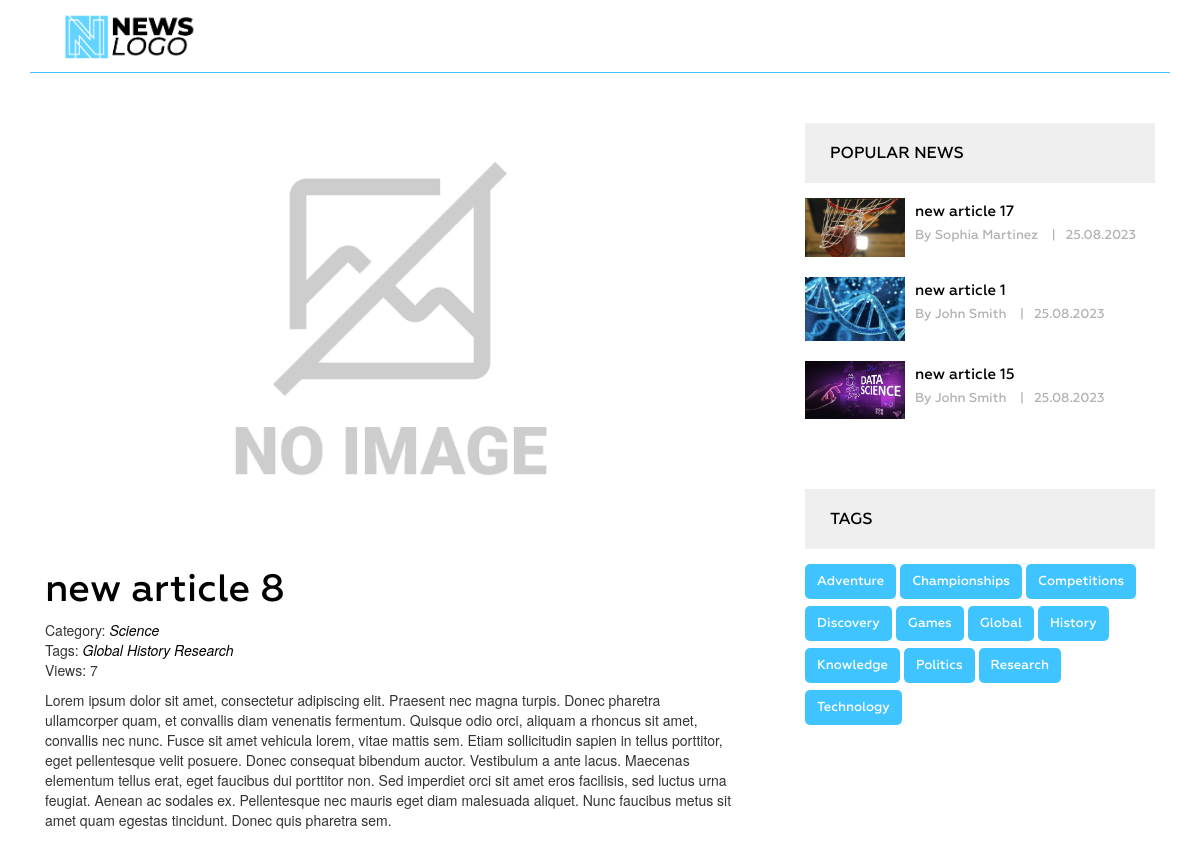
/post/new-article-8/, run on the app's committed database.
### news/models.py (models this page shows, shortened)
class Post(models.Model):
    title = models.CharField(max_length=255, verbose_name='Name')
    slug = models.SlugField(max_length=255, unique=True, verbose_name='Link')
    author = models.CharField(max_length=100, verbose_name='Author')
    content = models.TextField(blank=True, verbose_name='Content')
    created_at = models.DateTimeField(auto_now_add=True, verbose_name='Published')
    photo = models.ImageField(upload_to='photos/%Y/%m/%d/', blank=True, verbose_name='Photo')
    views = models.IntegerField(default=0, verbose_name='Number of views')
    category = models.ForeignKey(Category, on_delete=models.PROTECT, related_name='posts', verbose_name='Category')
    tags = models.ManyToManyField(Tag, blank=True, related_name='posts', verbose_name='Tag')
    is_published = models.BooleanField(default=True)
    def get_absolute_url(self):
        return reverse('post', kwargs={"slug": self.slug})
    class Meta:
        verbose_name = 'Article(s)'
        verbose_name_plural = 'Articles'
        ordering = ['-created_at']

class Category(models.Model):
    title = models.CharField(max_length=255)
    slug = models.SlugField(max_length=255, verbose_name='Category_url', unique=True)
    def __str__(self):
        return self.title
    def get_absolute_url(self):
        return reverse('category', kwargs={"slug": self.slug})
    class Meta:
        verbose_name = 'Category(s)'
        verbose_name_plural = 'Categories'
        ordering = ['title']

class Tag(models.Model):
    title = models.CharField(max_length=50)
    slug = models.SlugField(max_length=50, verbose_name='Slug_url', unique=True)
    def get_absolute_url(self):
        return reverse('tag', kwargs={"slug": self.slug})
    class Meta:
        verbose_name = 'Tag'
        verbose_name_plural = 'Tags'
        ordering = ['title']

### news/views.py (the view)
# urls.py: path('post/<str:slug>/', GetPost.as_view(), name='post'),
class GetPost(DetailView):
    model = Post
    template_name = 'news/single.html'
    context_object_name = 'post'
    def get_context_data(self, *, object_list=None, **kwargs):
        context = super().get_context_data(**kwargs)
        self.object.views = F('views') + 1
        self.object.save()
        self.object.refresh_from_db()
        comments = Comment.objects.filter(post=self.object, is_published=True).order_by('-created_at')
        paginator = Paginator(comments, 5)
        page_number = self.request.GET.get('page')
        page_obj = paginator.get_page(page_number)
        context['comments'] = page_obj
        return context

### news/templatetags/menu.py (called while the page is built)
@register.inclusion_tag('news/menu_tpl.html')
def show_menu(menu_class='menu'):
    categories = Category.objects.all()
    return {"categories": categories, "menu_class": menu_class}

### news/templatetags/sidebar.py (called while the page is built)
@register.inclusion_tag('news/popular_posts_tpl.html')
def get_popular(cnt=3):
    posts = Post.objects.order_by('-views')[:cnt]
    return {"posts": posts}

@register.inclusion_tag('news/tags_tpl.html')
def get_tags():
    tags = Tag.objects.all()
    return {"tags": tags}

### news/templates/news/single.html (shortened to what this page needs)
{% extends 'base.html' %}
{% load static %}
{% load sidebar %}
{% block content %}
<section class="single-blog-area">
    <div class="container">
        <div class="row">
            <div class="col-md-12">
                <div class="border-top">
                    <div class="col-md-8">
                        <div class="blog-area">
                            <div class="blog-area-part">
                                <div class="single-img">
                                    {% if post.photo %}
                                        <img src="{{ post.photo.url }}" alt="{{ post.title }}">
                                    {% else %}
                                        <img src="{% static 'img/no-image.jpeg'%}" alt="{{ post.title }}" width="300">
                                    {% endif %}
                                </div>
                                <h2>{{ post.title }}</h2>
                                <div class="single-content">
                                    <div class="single-info">
                                        <span>Category: <a href="{{ post.category.get_absolute_url }}">{{ post.category }}</a></span>
                                        <br>
                                        {% if post.tags.exists %}
                                        <span>
                                            Tags:
                                            {% for tag in post.tags.all %}
                                            <a href="{{ tag.get_absolute_url }}">{{ tag.title }}</a>
                                            {% endfor %}
                                        </span>
                                        <br>
                                        {% endif %}
                                        <span>Views: {{ post.views }}</span>
                                    </div>
                                    {{ post.content|safe }}
                                </div>
                            </div>
                        </div>
                    </div>
                    <div class="col-md-4">
                        {% get_popular 3 %}
                        {% get_tags %}
                    </div>
                </div>
            </div>
        </div>
    </div>
</section>
{% endblock %}

### news/templates/news/popular_posts_tpl.html
{% load static %}
<h2 class="sidebar-title">Popular news</h2>
<div class="grid pop-post">
    {% for post in posts %}
    <div class="portfolio-item popular">
        {% if post.photo %}
        <img src="{{ post.photo.url }}" alt="{{ post.title }}">
        {% else %}
        <img src="{% static 'img/no-image.jpeg'%}" alt="{{ post.title }}" height="201" width="300">
        {% endif %}
        <div class="portfolio-text">
            <h5><a href="{{ post.get_absolute_url }}">{{ post.title }}</a></h5>
            <p>By {{ post.author }} <span>|</span>{{ post.created_at|date:"d.m.Y" }}</p>
        </div>
    </div>
    {% endfor %}
</div>

### news/templates/news/tags_tpl.html
<div class="tags">
    <h2 class="sidebar-title main-tl">Tags</h2>
    {% for tag in tags %}
    <p><a href="{{ tag.get_absolute_url }}">{{ tag.title }}</a></p>
    {% endfor %}
</div>

### news_app/static/style.css (style rules this page uses)
.main-tl { margin-top: 0px !important; }
.single-blog-area { margin-bottom: 100px; display: flex; align-items: baseline; }
.single-blog-area .border-top { border-top: 1px solid #40c4ff; }
.single-blog-area h2 { color: #010101; font-family: Geometria; font-size: 38px; font-weight: 500; margin-bottom: 15иpx; margin-top: 45px; }
.single-blog-area p { font-family: Geometria; font-size: 15px; font-weight: 500; line-height: 35px; position: relative; text-align: justify; }
.single-blog-area img { width: 100% }
.single-blog-area .blog-area { margin-right: 40px; }
.grid .portfolio-item { margin-bottom: 20px; }
.grid .portfolio-item img { float: left; height: auto; width: 100px; }
.single-blog-area .grid .portfolio-item .portfolio-text { margin-left: 110px; }
.single-blog-area .grid .portfolio-item .portfolio-text h5 { margin: 0 }
.single-blog-area .grid .portfolio-item .portfolio-text h5 a { color: #000; font-family: Geometria; font-size: 15px; font-weight: 500; line-height: 27px; text-decoration: none; }
.single-blog-area .grid .portfolio-item .portfolio-text p { font-family: Geometria; font-size: 13px; font-weight: 500; line-height: 20px; color: #b2b2b2; }
.single-blog-area .grid .portfolio-item .portfolio-text p span { margin: 0 10px; }
.single-blog-area h2.sidebar-title { background: #efefef none repeat scroll 0 0; color: #000; font-family: Geometria; font-size: 16px; font-weight: 500; margin-bottom: 15px; margin-top: 50px; padding: 21px 25px; text-transform: uppercase; }
.single-blog-area .tags p { background: #40c4ff none repeat scroll 0 0; border-radius: 5px; display: inline-block; font-family: Geometria; font-size: 13px; font-weight: 500; margin-right: 4px; padding: 0 12px; margin-bottom: 7px; }
.single-blog-area .tags p a { color: #fff; display: inline-block; text-decoration: none; }
.pop-post { display: flex; margin: 15px 0px 10px 0px !important; flex-direction: column; }
.tags { margin-top: 40px; display: inline-table; }
.single-img { width: 100%; max-height: 400px; overflow: hidden; margin-top: 50px; display: flex; align-items: center; justify-content: center; }
.single-info { margin: 10px 0px; }
.single-info a { color: #000 !important; font-style: italic; }

### news_app/static/slider.css (style rules this page uses)
p { position: relative; font-size: 24px; text-align: center; display: block; align-items: center; vertical-align: center; }
.overlay-content p, a { color: #ffffff; }

### data on the page
Post: title "new article 8", category "Science", views "7", content "Lorem ipsum dolor sit amet, consectetur adipiscing elit. Praesent nec magna turpis. Donec pharetra ullamcorper quam, et convallis diam venenatis fermentum. Quisque odio orci, aliquam a rhoncus sit amet, convallis nec nunc. Fusce sit amet vehicula lorem, vitae mattis sem. Etiam sollicitudin sapien in tellus porttitor, eget pellentesque velit posuere. Donec consequat bibendum auctor. Vestibulum a ante lacus. Maecenas elementum tellus erat, eget faucibus dui porttitor non. Sed imperdiet orci sit amet eros facilisis, sed luctus urna feugiat. Aenean ac sodales ex. Pellentesque nec mauris eget diam malesuada aliquet. Nunc faucibus metus sit amet quam egestas tincidunt. Donec quis pharetra sem."
Tag: title "Global"
Tag: title "History"
Tag: title "Research"
Post: photo (picture), title "new article 17", author "Sophia Martinez", created_at "25.08.2023"
Post: photo (picture), title "new article 1", author "John Smith", created_at "25.08.2023"
Post: photo (picture), title "new article 15", author "John Smith", created_at "25.08.2023"
Tag: title "Adventure"
Tag: title "Championships"
Tag: title "Competitions"
Tag: title "Discovery"
Tag: title "Games"
Tag: title "Knowledge"
Tag: title "Politics"
Tag: title "Technology"
